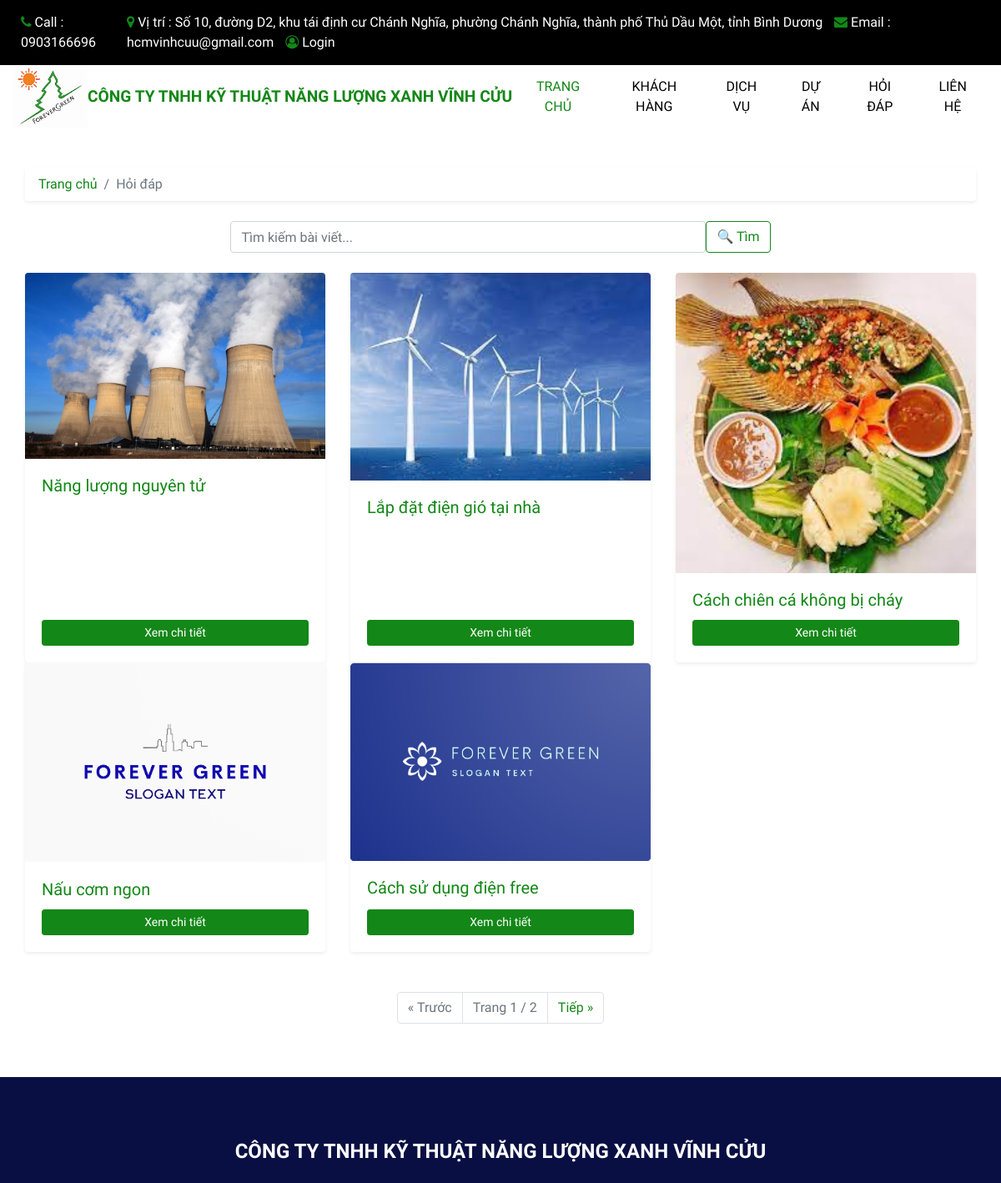
The page /posts/ (upper part) on the database as committed earlier.
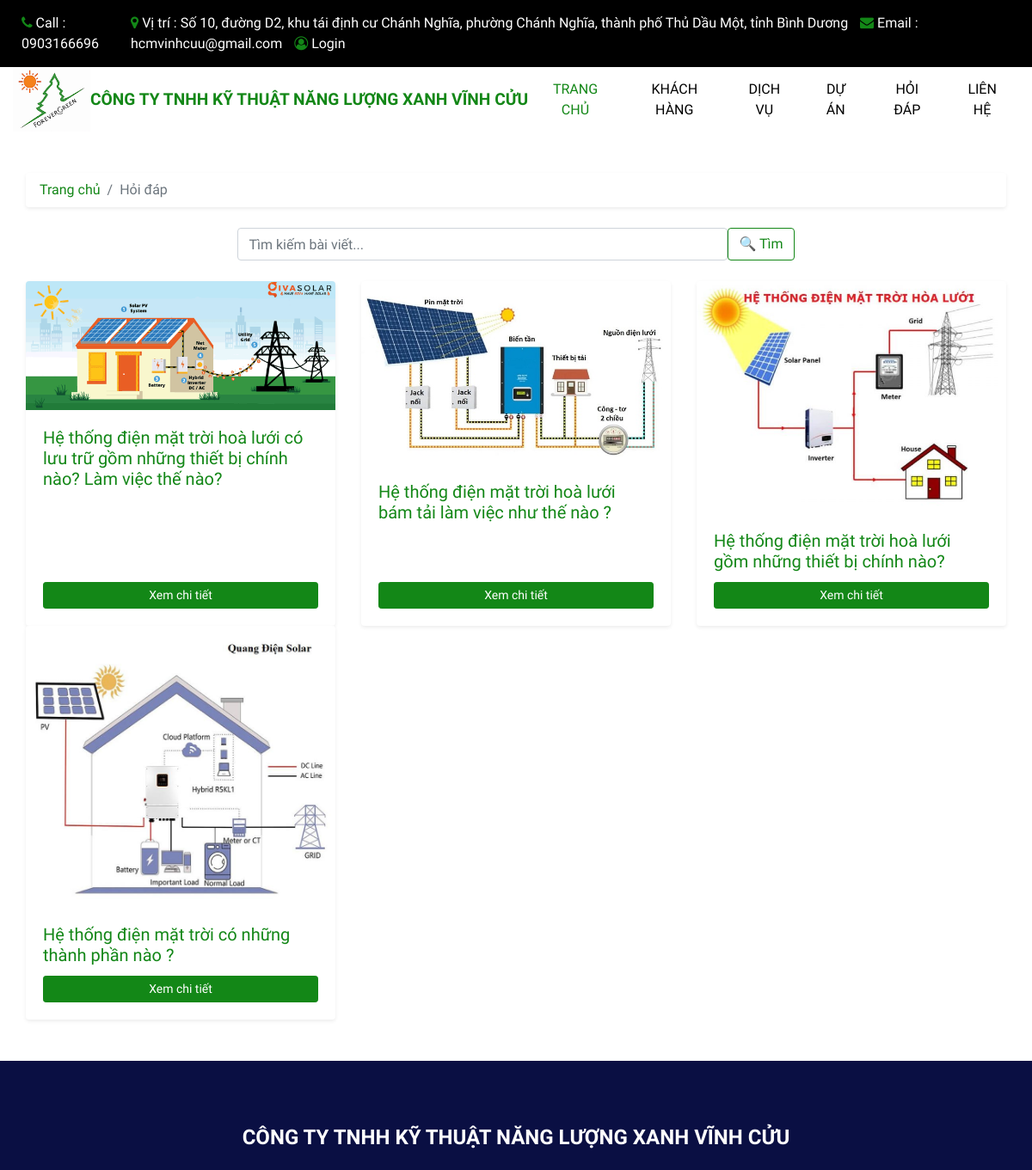
The same page on the database as committed later.
### posts/models.py (models this page shows, shortened)
class Post(models.Model):
    title = models.CharField(max_length=255)
    body = models.TextField()
    date = models.DateTimeField(auto_now_add=True)
    image = models.ImageField(null=True)
    slug = models.SlugField(max_length=150)

### posts/views.py (the view)
# urls.py: path('', views.list, name='customer'),
def list(request):
    limit = 5
    page = request.GET.get("page", 1)
    keyword = request.GET.get("keyword")
    if keyword:
        posts_list = Post.objects.filter(title__icontains = keyword)
    else:
        posts_list = Post.objects.all()
    posts_list = posts_list.order_by("-date").values()
    posts_paginator = Paginator(posts_list, limit)
    try:
        posts_paginator = posts_paginator.get_page(page)
    except PageNotAnInteger:
        posts_paginator = posts_paginator.get_page(1)
    except EmptyPage:
         posts_paginator = posts_paginator.get_page(posts_paginator.num_pages)
    context = {
        "Posts": posts_paginator,
        "keyword": keyword if keyword else "",
    }
    return render(request, 'pages/allposts.html', context)

### posts/templates/pages/allposts.html (shortened to what this page needs)
{% extends "pages/base.html"%}
{% load static %}
{% block content %}
<div class="container py-5">
  <nav aria-label="breadcrumb">
    <ol class="breadcrumb bg-white px-3 py-2 rounded shadow-sm">
      <li class="breadcrumb-item"><a href="{% url 'home' %}">Trang chủ</a></li>
      <li class="breadcrumb-item active" aria-current="page">Hỏi đáp</li>
    </ol>
  </nav>
  <form action="" method="GET" class="d-flex justify-content-center my-4">
    <input type="text" class="form-control w-50 me-2" placeholder="Tìm kiếm bài viết..." name="keyword" value="{{ keyword }}">
    <button type="submit" class="btn btn-outline-primary">🔍 Tìm</button>
  </form>
  <div class="row g-4">
    {% for post in Posts %}
    <div class="col-md-6 col-lg-4">
      <div class="card h-100 shadow-sm border-0">
        {% if post.image %}
        <img src="/media/{{ post.image }}" class="card-img-top rounded-top" alt="{{ post.title }}">
        {% endif %}
        <div class="card-body d-flex flex-column">
          <h5 class="card-title text-primary">{{ post.title }}</h5>
          <a href="{% url 'post' slug=post.slug %}" class="mt-auto btn btn-primary btn-sm">Xem chi tiết</a>
        </div>
      </div>
    </div>
    {% empty %}
    <div class="text-center text-muted">Không có bài viết nào phù hợp.</div>
    {% endfor %}
  </div>
  {% if Posts.paginator.num_pages > 1 %}
  <nav class="mt-5">
    <ul class="pagination justify-content-center">
      {% if Posts.has_previous %}
      <li class="page-item">
        <a class="page-link" href="?page={{ Posts.previous_page_number }}">« Trước</a>
      </li>
      {% else %}
      <li class="page-item disabled"><span class="page-link">« Trước</span></li>
      {% endif %}
      <li class="page-item disabled">
        <span class="page-link">Trang {{ Posts.number }} / {{ Posts.paginator.num_pages }}</span>
      </li>
      {% if Posts.has_next %}
      <li class="page-item">
        <a class="page-link" href="?page={{ Posts.next_page_number }}">Tiếp »</a>
      </li>
      {% else %}
      <li class="page-item disabled"><span class="page-link">Tiếp »</span></li>
      {% endif %}
    </ul>
  </nav>
  {% endif %}
</div>
{% endblock %}

### app/templates/pages/base.html (shortened to what this page needs)
<!DOCTYPE html>
<html>
<head>
  {% load static %}
  <link rel="stylesheet" type="text/css" href="https://cdnjs.cloudflare.com/ajax/libs/OwlCarousel2/2.3.4/assets/owl.carousel.min.css" />
  <link rel="stylesheet" type="text/css" href="{% static 'css/bootstrap.css'%}" />
  <link rel="stylesheet" type="text/css" href="{% static 'css/font-awesome.min.css' %}" />
  <link href="{% static 'css/style.css' %}" rel="stylesheet" />
  <link href="{% static 'css/responsive.css' %}" rel="stylesheet" />
</head>
<body>
  <div class="hero_area">
    <header class="header_section">
      <div class="header_top">
        <div class="container-fluid">
          <div class="contact_nav">
            <div class="left_contact">
              <a href="tel:0903166696">
                <i class="fa fa-phone" aria-hidden="true"></i>
                <span>Call : 0903166696</span>
              </a>
            </div>
            <div class="right_contact">
              <a href="https://www.google.com/maps/place/10%C2%B057'55.0%22N+106%C2%B039'52.8%22E/@10.9652618,106.6645977,20z/data=!4m4!3m3!8m2!3d10.9652778!4d106.6646667?entry=ttu">
                <i class="fa fa-map-marker" aria-hidden="true"></i>
                <span>Vị trí : Số 10, đường D2, khu tái định cư Chánh Nghĩa, phường Chánh Nghĩa, thành phố Thủ Dầu Một, tỉnh Bình Dương</span>
              </a>
              <a href="">
                <i class="fa fa-envelope" aria-hidden="true"></i>
                <span>Email : hcmvinhcuu@gmail.com</span>
              </a>
              <a href="{% url 'signin' %}">
                {% if not user.username %}
                <i class="fa fa-user-circle-o" aria-hidden="true"></i>
                <span>Login</span>
                {% endif %}
              </a>
            </div>
          </div>
          </div>
        </div>
      </div>
      <div class="header_bottom">
        <div class="container-fluid">
          <nav class="navbar navbar-expand-lg custom_nav-container ">
            <a class="navbar-brand d-flex align-items-center gap-2" href="{% url 'home' %}">
              <img src="{% static 'images/logo.jpg' %}" alt="Logo" width="90" height="75">
              <span class="fw-bold d-none d-md-block" style="color: #138717; font-size: 1.2rem; line-height: 1.2;">
                CÔNG TY TNHH KỸ THUẬT NĂNG LƯỢNG XANH VĨNH CỬU
              </span>
            </a>
            <div class="collapse navbar-collapse" id="navbarSupportedContent">
              <ul class="navbar-nav ">
                <li class="nav-item active">
                  <a class="nav-link" href="{% url 'home' %}">TRANG CHỦ <span class="sr-only">(current)</span></a>
                </li>
                <li class="nav-item">
                  <a class="nav-link" href="{% url 'customer' %}"> KHÁCH HÀNG</a>
                </li>
                <li class="nav-item">
                  <a class="nav-link" href="{% url 'service' %}">DỊCH VỤ</a>
                </li>
                <li class="nav-item">
                  <a class="nav-link" href="{% url 'projects' %}">DỰ ÁN</a>
                </li>
                <li class="nav-item">
                  <a class="nav-link" href="{% url 'posts' %}">HỎI ĐÁP</a>
                </li>
                <li class="nav-item">
                  <a class="nav-link" href="{% url 'contact' %}">LIÊN HỆ</a>
                </li>
              </ul>
            </div>
          </nav>
        </div>
      </div>
  {% block content %} {%endblock%}
  <section class="info_section ">
    <div class="container">
      <h4>
        CÔNG TY TNHH KỸ THUẬT NĂNG LƯỢNG XANH VĨNH CỬU
      </h4>
    </div>
  </section>
</body>
</html>

### app/static/css/style.css (style rules this page uses)
body { font-family: "Nunito Sans", sans-serif; color: #040000; }
input[type="text"], input[type="email"], input[type="tel"] { color: black; }
a, a:hover, a:focus { text-decoration: none; }
.hero_area { position: relative; background-color: #d1e3ff; }
.header_section .container-fluid { padding-right: 25px; padding-left: 25px; }
.header_section .header_top { padding: 15px 0; background-color: #000000; }
.header_section .header_top .contact_nav { display: -webkit-box; display: -ms-flexbox; display: flex; -webkit-box-pack: justify; -ms-flex-pack: justify; justify-content: space-between; }
.header_section .header_top .contact_nav a { color: #ffffff; }
.header_section .header_top .contact_nav a i { color: #138717; }
.navbar-brand { padding: 0; margin: 0; color: #000000; font-weight: bold; font-size: 24px; font-weight: bold; }
.navbar-brand span { color: #138717; text-transform: uppercase; }
.custom_nav-container { padding: 0; }
.custom_nav-container .navbar-nav { margin-left: auto; }
.custom_nav-container .navbar-nav .nav-item .nav-link { padding: 10px 25px; color: #000000; text-align: center; }
.custom_nav-container .navbar-nav .nav-item:hover .nav-link, .custom_nav-container .navbar-nav .nav-item.active .nav-link { color: #138717; }
.info_section { padding: 75px 0; background-color: #0a0f43; text-align: center; color: #fff; }
.info_section h4 { text-transform: uppercase; font-weight: bold; margin-bottom: 25px; }

### app/static/css/responsive.css (style rules this page uses)
@media (min-width: 1200px) { .container { max-width: 1170px; } }

Rows that differ between the two databases and show on the page:
removed Post: image (picture), title "Năng lượng nguyên tử"
removed Post: image (picture), title "Lắp đặt điện gió tại nhà"
removed Post: image (picture), title "Cách chiên cá không bị cháy"
removed Post: image (picture), title "Nấu cơm ngon"
removed Post: image (picture), title "Cách sử dụng điện free"
added Post: image (picture), title "Hệ thống điện mặt trời hoà lưới có lưu trữ gồm những thiết bị chính nào? Làm việc thế nào?"
added Post: image (picture), title "Hệ thống điện mặt trời hoà lưới bám tải làm việc như thế nào ?"
added Post: image (picture), title "Hệ thống điện mặt trời hoà lưới gồm những thiết bị chính nào?"
added Post: image (picture), title "Hệ thống điện mặt trời có những thành phần nào ?"
Other text that changed with them:
{{ Posts.number }}: "1" → (not shown)
{{ Posts.paginator.num_pages }}: "2" → (not shown)
text no longer shown: "« Trước Trang / Tiếp »"
